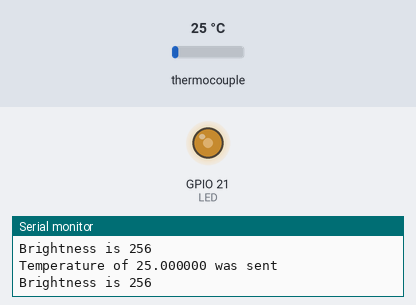
Simulated run of this sketch. Board: ESP32. Shown: output pins drawn as LEDs (lit = HIGH), the last lines printed to the serial monitor. The test bench sets the inputs (shaded band); at power-on: thermocouple 25 °C.

Above: at 1.3 s.
1.4 s: thermocouple set to 6 °C
At 2.1 s:
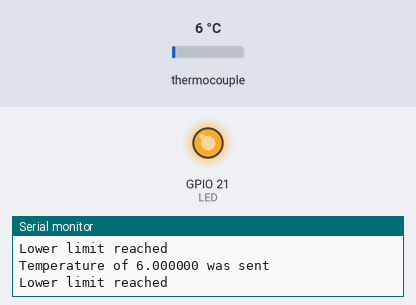
3.0 s: thermocouple set to 75 °C
At 3.4 s:
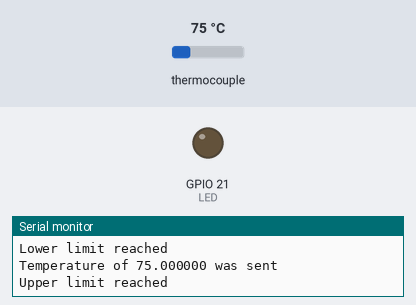
4.5 s: thermocouple set to 2 °C
At 5.7 s:
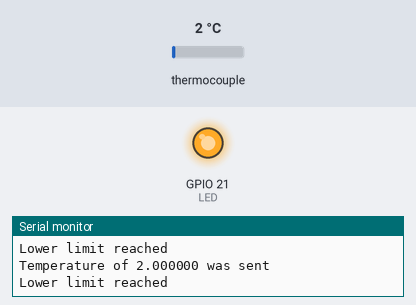
6.0 s: thermocouple set to 23 °C
At 7.1 s:
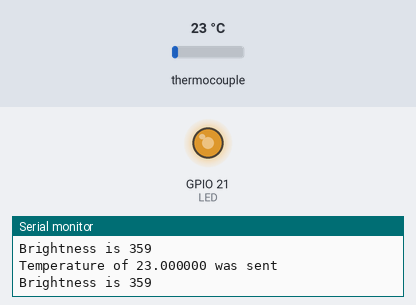
7.5 s: thermocouple set to 150 °C
At 8.3 s:
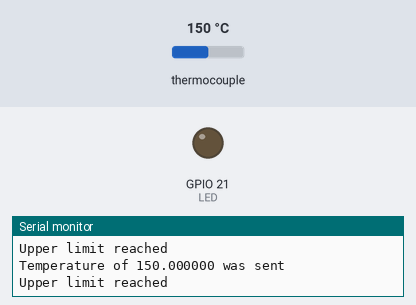
Timing chart, 0 to 10.0 s (numbered marks = the images above; inputs shaded):
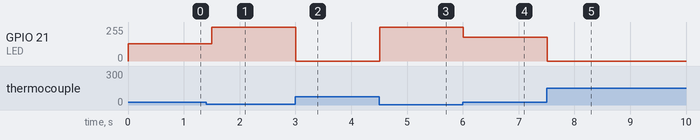

The sketch:

Heater_controller.ino
```cpp
#include <max6675.h>

#define PWM_FREQUENCY 5000
#define PWM_RESOLUTION 9
#define GROUND 1
#define LED 21
#define THERMO_CS 23
#define THERMO_SO 19
#define THERMO_SCK 5
#define QUEUE_SIZE 5

#define MINTEMP 20
#define MAXTEMP 30

MAX6675 thermocouple(THERMO_SCK, THERMO_CS, THERMO_SO);

QueueHandle_t ThermoQueue = NULL;

void ThermoTask(void *parameter)
{
  for(;;){
    float temperature = thermocouple.readCelsius();
    xQueueSend(ThermoQueue, &temperature, portMAX_DELAY);
    Serial.printf("Temperature of %f was sent\n", temperature);
    vTaskDelay(500/portTICK_RATE_MS);
  }
}

void LEDBrightnessTask(void *parameter)
{
  for(;;)
  {
    float temperature;
    if (xQueueReceive(ThermoQueue, &temperature, portMAX_DELAY)){

      uint16_t brightness; //0-512

      if (temperature <= MINTEMP){

        brightness = 512;
        Serial.println("Lower limit reached");

      }
      else if (temperature >= MAXTEMP){

        brightness = 0;
        Serial.println("Upper limit reached");

      } else {

        uint16_t Max_brightness = 1 << PWM_RESOLUTION;
        brightness = 512 - (int)((temperature - MINTEMP)*Max_brightness/(MAXTEMP-MINTEMP));
        Serial.printf("Brightness is %u\n", brightness);

      }

      ledcWrite(LED, brightness);
    }
  }
}

void setup() {
  // put your setup code here, to run once:
  Serial.begin(9600);

  ledcAttach(LED, PWM_FREQUENCY, PWM_RESOLUTION);

  ThermoQueue = xQueueCreate(QUEUE_SIZE, sizeof(float));
  if(ThermoQueue == NULL){
    Serial.println("Failed to create a queue");
    while (1);
  }

  xTaskCreatePinnedToCore(
    ThermoTask,
    "ThermoTask",
    3000,
    NULL,
    1,
    NULL,
    1
  );

  xTaskCreatePinnedToCore(
    LEDBrightnessTask,
    "LEDBrightnessTask",
    3000,
    NULL,
    1,
    NULL,
    1
  );

}

void loop() {

}
```

Measured:
- after the input at 1.4 s, GPIO 21 (LED): 128/255 → 255/255 after 0.10 s
- after the input at 3.0 s, GPIO 21 (LED): 255/255 → 0/255 at once
- after the input at 4.5 s, GPIO 21 (LED): 0/255 → 255/255 at once
- after the input at 6.0 s, GPIO 21 (LED): 255/255 → 179/255 at once
- after the input at 7.5 s, GPIO 21 (LED): 179/255 → 0/255 at once
